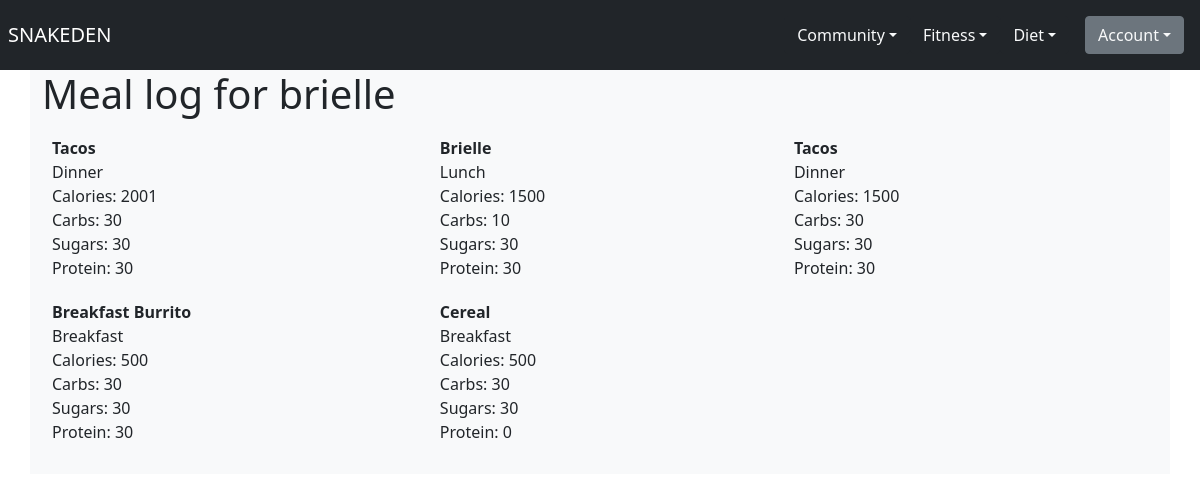
Screenshot of /diet/meal_log/ (signed in) with the database file from the repository.
### diet/models.py (models this page shows)
class Meal(models.Model):
    MEAL_TYPES = [
        ('Breakfast', 'Breakfast'),
        ('Lunch', 'Lunch'),
        ('Dinner', 'Dinner'),
        ('Snack', 'Snack'),
    ]
    meal_name = models.CharField(max_length=100)
    meal_type = models.CharField(max_length=50, choices=MEAL_TYPES)
    calories = models.IntegerField()
    carbs = models.IntegerField()
    sugars = models.IntegerField()
    protein = models.IntegerField()
    user = models.ForeignKey(User, on_delete=models.CASCADE)
    created_at = models.DateTimeField(auto_now_add=True)

### diet/views.py (the view)
# urls.py: path('meal_log/', views.user_meal_data, name="user_meal_data"),
@login_required
def user_meal_data(request):
    meals = Meal.objects.filter(user=request.user)
    return render(request, 'diet/meal_log.html', {'meals': meals})

### diet/templates/diet/meal_log.html
{% extends 'base.html' %}
{% block body %}
    <h1>Meal log for {{ user.username }}</h1>
    <div style="display: grid; grid-template-columns: auto auto auto;; padding: 10px;">
    {% for meal in meals %}
        <div style="margin-bottom: 20px;">
            <div style="font-weight: bold;">{{ meal.meal_name }}</div>
            <div>{{ meal.meal_type }}</div>
            <div>Calories: {{ meal.calories }}</div>
            <div>Carbs: {{ meal.carbs }}</div>
            <div>Sugars: {{ meal.sugars }}</div>
            <div>Protein: {{ meal.protein }}</div>
        </div>
    {% endfor %}
    </div>
{% endblock %}

### static/style.css (style rules this page uses)
body { background-color: lightgray; }

### rows the page displays
Meal: meal_name "Tacos", meal_type "Dinner", calories "2001", carbs "30", sugars "30", protein "30"
Meal: meal_name "Brielle", meal_type "Lunch", calories "1500", carbs "10", sugars "30", protein "30"
Meal: meal_name "Tacos", meal_type "Dinner", calories "1500", carbs "30", sugars "30", protein "30"
Meal: meal_name "Breakfast Burrito", meal_type "Breakfast", calories "500", carbs "30", sugars "30", protein "30"
Meal: meal_name "Cereal", meal_type "Breakfast", calories "500", carbs "30", sugars "30", protein "0"

### other values shown
{{ user.username }} "brielle"
